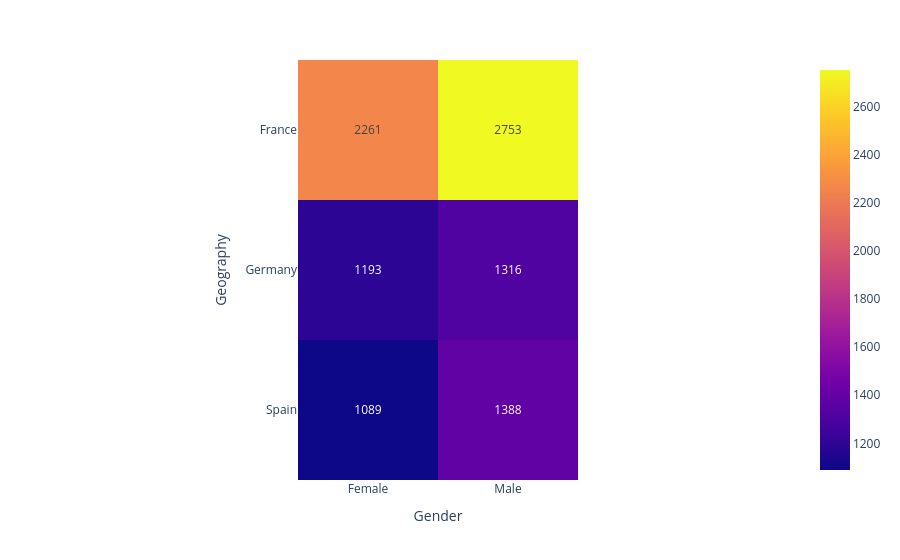

Notebook code cell kept with this figure:
### Code cell
ct =pd.crosstab(df['Geography'],df['Gender'])
px.imshow(ct,text_auto=True).show()

### Figure 1 — Plotly figure (JSON) as saved in the notebook; plotly's stock layout.template omitted (floating-point values rounded to 4 significant figures)
{"data": [{"coloraxis": "coloraxis", "hovertemplate": "Gender: %{x}<br>Geography: %{y}<br>color: %{z}<extra></extra>", "name": "0", "texttemplate": "%{z}", "type": "heatmap", "x": ["Female", "Male"], "xaxis": "x", "y": ["France", "Germany", "Spain"], "yaxis": "y", "z": [[2261, 2753], [1193, 1316], [1089, 1388]]}], "layout": {"coloraxis": {"colorscale": [[0, "#0d0887"], [0.1111, "#46039f"], [0.2222, "#7201a8"], [0.3333, "#9c179e"], [0.4444, "#bd3786"], [0.5556, "#d8576b"], [0.6667, "#ed7953"], [0.7778, "#fb9f3a"], [0.8889, "#fdca26"], [1, "#f0f921"]]}, "margin": {"t": 60}, "xaxis": {"anchor": "y", "constrain": "domain", "domain": [0, 1], "scaleanchor": "y", "title": {"text": "Gender"}}, "yaxis": {"anchor": "x", "autorange": "reversed", "constrain": "domain", "domain": [0, 1], "title": {"text": "Geography"}}}}
